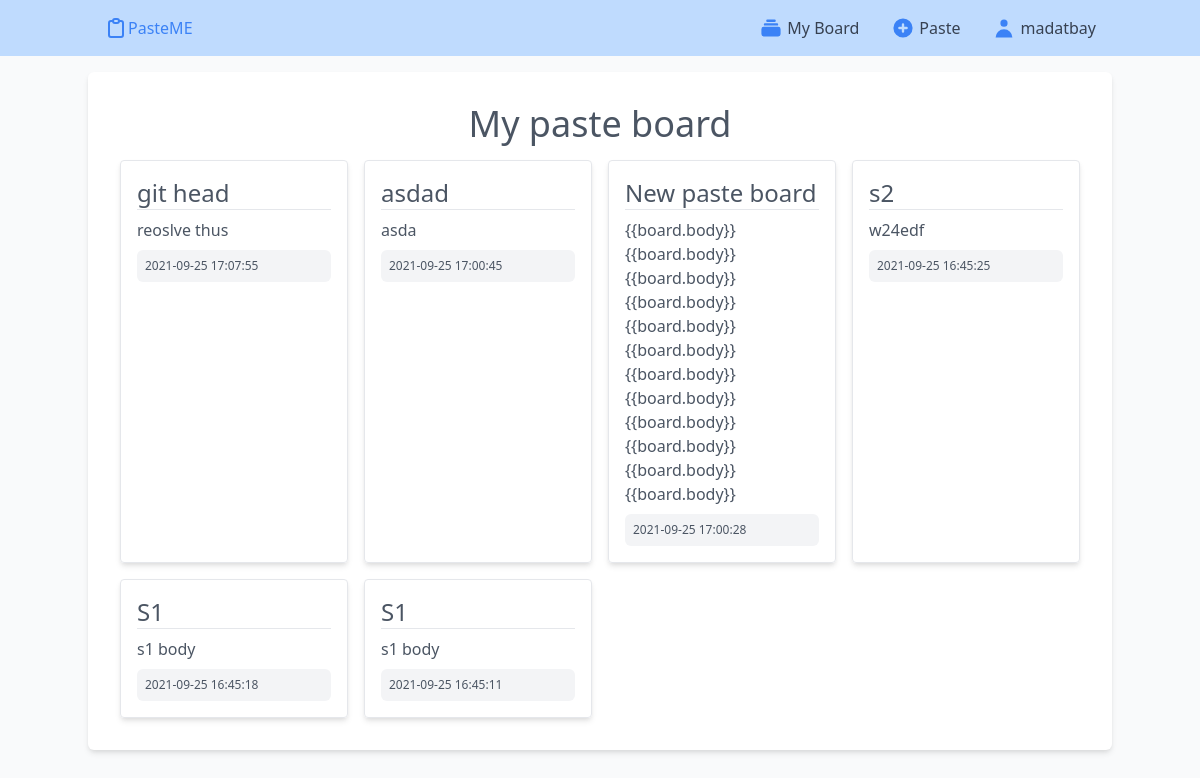
/paste-board (signed in), run on the app's committed database.
### app/models.py (models this page shows)
class User(db.Model, UserMixin):
    id = db.Column(db.Integer, primary_key=True)
    username = db.Column(db.String(20), unique=True, nullable=False)
    password = db.Column(db.String(80), nullable=False)
    snippets = db.relationship('Snippet', backref='user', lazy=True)

class Snippet(db.Model):
    id = db.Column(db.Integer, primary_key=True)
    title = db.Column(db.String(40), nullable=False)
    body = db.Column(db.String(600), nullable=False)
    created_at = db.Column(db.DateTime, server_default=db.func.now())
    user_id = db.Column(db.Integer, db.ForeignKey('user.id'),
        nullable=False)

### app/routes.py (the view)
@app.route("/paste-board")
@login_required
def paste_board():
    boards = Snippet.query.filter_by(user_id=current_user.id).order_by(Snippet.created_at.desc()).all()
    return render_template("paste_board.html", boards=boards)

### app/routes.py (called while the page is built)
@login_manager.user_loader
def load_user(user_id):
    return User.query.get(int(user_id))

### app/templates/paste_board.html
{% extends 'base.html' %} {% block content %}
<div class="flex flex-col justify-center items-center p-4">
  <h1 class="text-4xl mb-4">My paste board</h1>
  <div class="grid grid-cols-1 md:grid-cols-2 lg:grid-cols-4 gap-4">
      {% for board in boards %}
    <div class="flex flex-col p-4 border rounded shadow-md">
      <p class="text-2xl">{{board.title}}</p>
      <hr>
      <p class="mt-2">{{board.body}}</p>
      <span class="bg-gray-100 block p-2 rounded-md text-xs mt-2 hover:bg-gray-200 transition">{{board.created_at}}</span>
    </div>
  {% endfor %}
  </div>
</div>
{% endblock content %}

### app/templates/base.html (shortened to what this page needs)
<!DOCTYPE html>
<html lang="en">
  <head>
    <link
      href="https://unpkg.com/tailwindcss@^2/dist/tailwind.min.css"
      rel="stylesheet"
    />
  </head>
  <body class="bg-gray-50">
    <nav class="bg-blue-200 mb-4">
      <div class="container mx-auto flex justify-between p-4">
        <a href="{{ url_for("index") }}" class="flex items-center text-blue-500">
          <svg
            xmlns="http://www.w3.org/2000/svg"
            class="h-6 w-6"
            fill="none"
            viewBox="0 0 24 24"
            stroke="currentColor"
          >
            <path
              stroke-linecap="round"
              stroke-linejoin="round"
              stroke-width="2"
              d="M9 5H7a2 2 0 00-2 2v12a2 2 0 002 2h10a2 2 0 002-2V7a2 2 0 00-2-2h-2M9 5a2 2 0 002 2h2a2 2 0 002-2M9 5a2 2 0 012-2h2a2 2 0 012 2"
            />
          </svg>
          PasteME
        </a>
        {% if current_user.is_authenticated %}
          <div class="flex text-gray-700 space-x-8">
            <a href="{{ url_for("paste_board") }}" class="flex items-center hover:text-blue-500 transition">
            <svg xmlns="http://www.w3.org/2000/svg" class="h-6 w-6 mr-1 text-blue-500" viewBox="0 0 20 20" fill="currentColor">
              <path d="M7 3a1 1 0 000 2h6a1 1 0 100-2H7zM4 7a1 1 0 011-1h10a1 1 0 110 2H5a1 1 0 01-1-1zM2 11a2 2 0 012-2h12a2 2 0 012 2v4a2 2 0 01-2 2H4a2 2 0 01-2-2v-4z" />
            </svg>
            My Board</a>
            <a href="{{ url_for("create_snippet") }}" class="flex items-center hover:text-blue-500 transition">
            <svg xmlns="http://www.w3.org/2000/svg" class="h-6 w-6 mr-1 text-blue-500" viewBox="0 0 20 20" fill="currentColor">
            <path fill-rule="evenodd" d="M10 18a8 8 0 100-16 8 8 0 000 16zm1-11a1 1 0 10-2 0v2H7a1 1 0 100 2h2v2a1 1 0 102 0v-2h2a1 1 0 100-2h-2V7z" clip-rule="evenodd" />
            </svg>
            Paste</a>
            <a href="{{url_for("profile")}}" class="flex items-center hover:text-blue-500 transition">
            <svg xmlns="http://www.w3.org/2000/svg" class="h-6 w-6 mr-1 text-blue-500" viewBox="0 0 20 20" fill="currentColor">
            <path fill-rule="evenodd" d="M10 9a3 3 0 100-6 3 3 0 000 6zm-7 9a7 7 0 1114 0H3z" clip-rule="evenodd" />
            </svg>
            {{current_user.username}}</a>
          </div>
        {% endif %}
        </div>
    </nav>
    <div class="container mx-auto bg-white shadow-md p-4 rounded-md text-gray-600">{% block content %}{% endblock %}</div>
  </body>
</html>

### data on the page
User: username "madatbay"
Snippet: title "git head", body "reoslve thus", created_at "2021-09-25 17:07:55"
Snippet: title "asdad", body "asda", created_at "2021-09-25 17:00:45"
Snippet: title "New paste board", body "{{board.body}}{{board.body}}{{board.body}}{{board.body}}{{board.body}}{{board.body}}{{board.body}}{{board.body}}{{board.body}}{{board.body}}{{board.body}}{{board.body}}", created_at "2021-09-25 17:00:28"
Snippet: title "s2", body "w24edf", created_at "2021-09-25 16:45:25"
Snippet: title "S1", body "s1 body", created_at "2021-09-25 16:45:18"
Snippet: title "S1", body "s1 body", created_at "2021-09-25 16:45:11"
